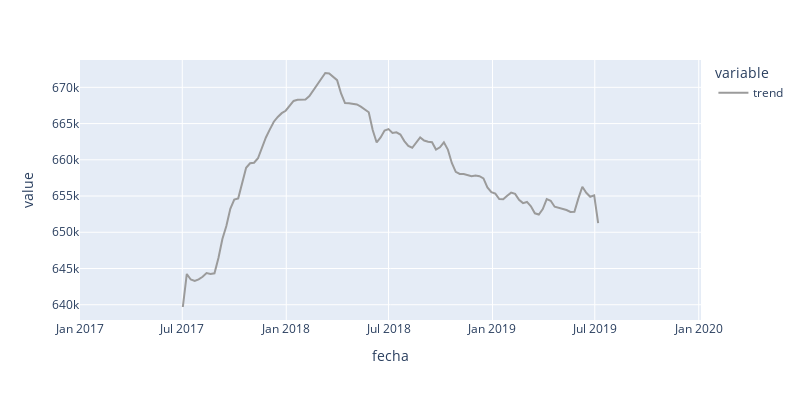

Notebook source saved alongside this figure:
### Code cell
from statsmodels.tsa.seasonal import seasonal_decompose

result2 = seasonal_decompose(semanal2, model='additive', period=(int(365/7)))
grafico2 = px.line(result2.trend,  height=400, width=800)
grafico2['data'][0]['line']['color']='rgb(155, 155, 155)'
grafico2.show()

### Figure 1 — Plotly figure (JSON) as saved in the notebook; plotly's stock layout.template omitted (floating-point values rounded to 4 significant figures; data arrays with more than 128 entries replaced by an {"elided": "..."} marker saying what was removed)
{"data": [{"hovertemplate": "variable=trend<br>fecha=%{x}<br>value=%{y}<extra></extra>", "legendgroup": "trend", "line": {"color": "rgb(155, 155, 155)", "dash": "solid"}, "marker": {"symbol": "circle"}, "mode": "lines", "name": "trend", "orientation": "v", "showlegend": true, "type": "scatter", "x": {"elided": "158 str values"}, "xaxis": "x", "y": {"elided": "158 float values"}, "yaxis": "y"}], "layout": {"height": 400, "legend": {"title": {"text": "variable"}, "tracegroupgap": 0}, "margin": {"t": 60}, "width": 800, "xaxis": {"anchor": "y", "domain": [0, 1], "title": {"text": "fecha"}}, "yaxis": {"anchor": "x", "domain": [0, 1], "title": {"text": "value"}}}}
